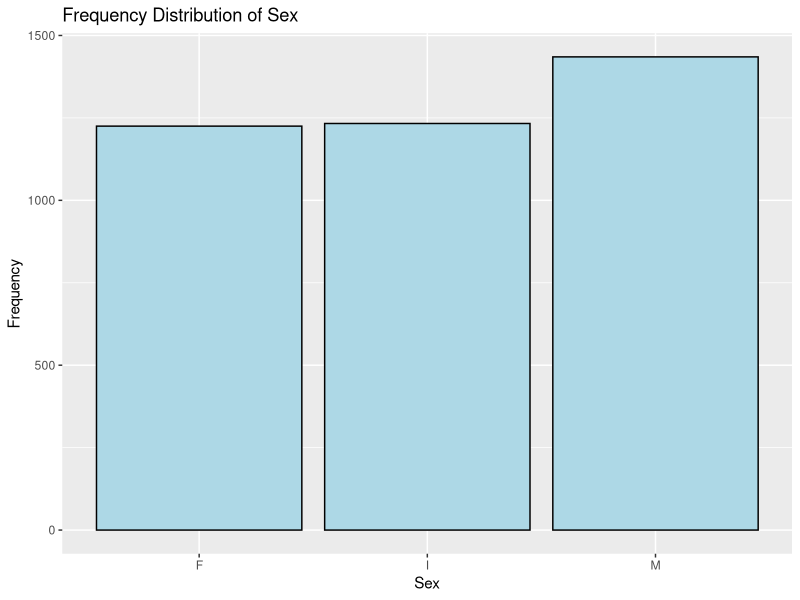
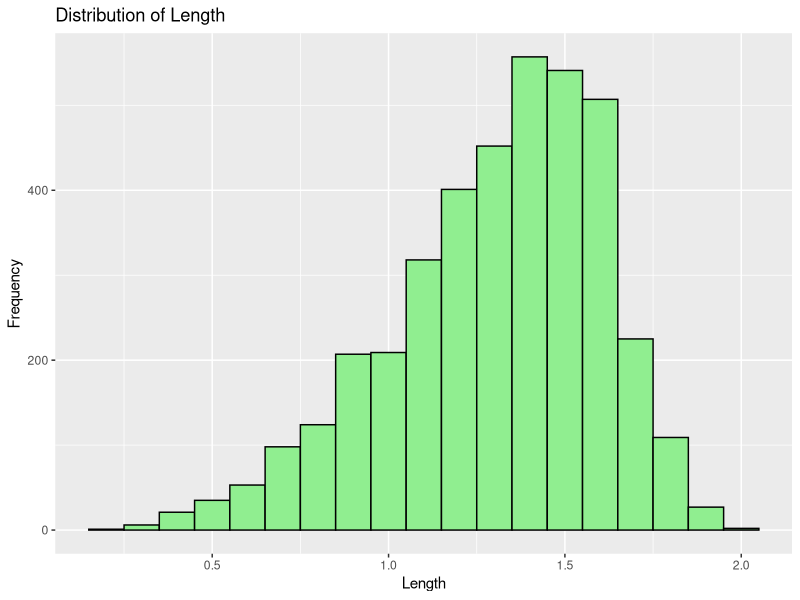
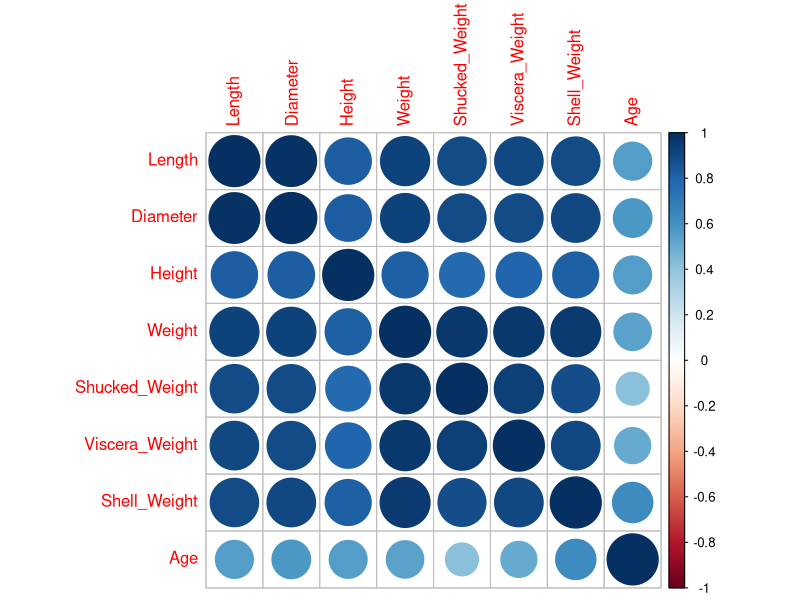
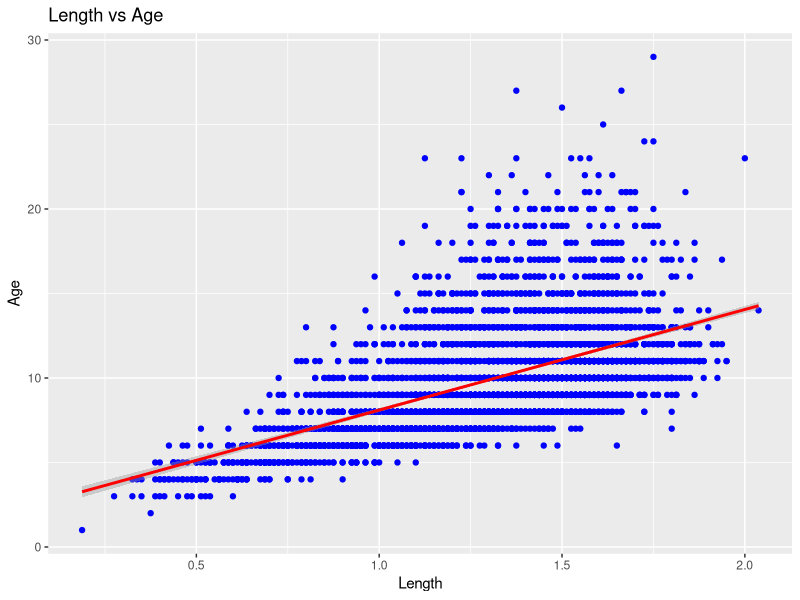

Reproduce these figures in R, in order.
# Load dataset
crab_data <- read.csv("data/CrabAgePrediction.csv", colClasses = c(
  Sex = "factor",
  Length = "numeric",
  Diameter = "numeric",
  Height = "numeric",
  Weight = "numeric",
  Shucked_Weight = "numeric",
  Viscera_Weight = "numeric",
  Shell_Weight = "numeric",
  Age = "integer"
))

# Display the structure of the dataset
str(crab_data)

# View the first few rows of the dataset
head(crab_data)

# View the dataset in a separate viewer window
View(crab_data)

# Load necessary libraries
library(ggplot2)

# Frequency distribution of categorical variable 'Sex'
sex_frequency <- table(crab_data$Sex)
print(sex_frequency)

# Plot frequency distribution of 'Sex'
ggplot(crab_data, aes(x = Sex)) + 
  geom_bar(fill = "lightblue", color = "black") +
  labs(title = "Frequency Distribution of Sex", x = "Sex", y = "Frequency")

# Mean of numeric variables
mean_length <- mean(crab_data$Length, na.rm = TRUE)
mean_diameter <- mean(crab_data$Diameter, na.rm = TRUE)
mean_height <- mean(crab_data$Height, na.rm = TRUE)
mean_weight <- mean(crab_data$Weight, na.rm = TRUE)
mean_shucked_weight <- mean(crab_data$Shucked_Weight, na.rm = TRUE)
mean_viscera_weight <- mean(crab_data$Viscera_Weight, na.rm = TRUE)
mean_shell_weight <- mean(crab_data$Shell_Weight, na.rm = TRUE)
mean_age <- mean(crab_data$Age, na.rm = TRUE)

print(c(mean_length, mean_diameter, mean_height, mean_weight, mean_shucked_weight, mean_viscera_weight, mean_shell_weight, mean_age))

# Median of numeric variables
median_length <- median(crab_data$Length, na.rm = TRUE)
median_diameter <- median(crab_data$Diameter, na.rm = TRUE)
median_height <- median(crab_data$Height, na.rm = TRUE)
median_weight <- median(crab_data$Weight, na.rm = TRUE)
median_shucked_weight <- median(crab_data$Shucked_Weight, na.rm = TRUE)
median_viscera_weight <- median(crab_data$Viscera_Weight, na.rm = TRUE)
median_shell_weight <- median(crab_data$Shell_Weight, na.rm = TRUE)
median_age <- median(crab_data$Age, na.rm = TRUE)

print(c(median_length, median_diameter, median_height, median_weight, median_shucked_weight, median_viscera_weight, median_shell_weight, median_age))

# Standard deviation of numeric variables
sd_length <- sd(crab_data$Length, na.rm = TRUE)
sd_diameter <- sd(crab_data$Diameter, na.rm = TRUE)
sd_height <- sd(crab_data$Height, na.rm = TRUE)
sd_weight <- sd(crab_data$Weight, na.rm = TRUE)
sd_shucked_weight <- sd(crab_data$Shucked_Weight, na.rm = TRUE)
sd_viscera_weight <- sd(crab_data$Viscera_Weight, na.rm = TRUE)
sd_shell_weight <- sd(crab_data$Shell_Weight, na.rm = TRUE)
sd_age <- sd(crab_data$Age, na.rm = TRUE)

print(c(sd_length, sd_diameter, sd_height, sd_weight, sd_shucked_weight, sd_viscera_weight, sd_shell_weight, sd_age))

# Plot distribution of 'Length'
ggplot(crab_data, aes(x = Length)) + 
  geom_histogram(binwidth = 0.1, fill = "lightgreen", color = "black") +
  labs(title = "Distribution of Length", x = "Length", y = "Frequency")

# Correlation matrix of numeric variables
cor_matrix <- cor(crab_data[, c("Length", "Diameter", "Height", "Weight", "Shucked_Weight", "Viscera_Weight", "Shell_Weight", "Age")], use = "complete.obs")
print(cor_matrix)

# Plot correlation matrix
library(corrplot)
corrplot(cor_matrix, method = "circle")

# Scatter plot of Length vs Age
ggplot(crab_data, aes(x = Length, y = Age)) + 
  geom_point(color = "blue") +
  geom_smooth(method = "lm", color = "red") +
  labs(title = "Length vs Age", x = "Length", y = "Age")
